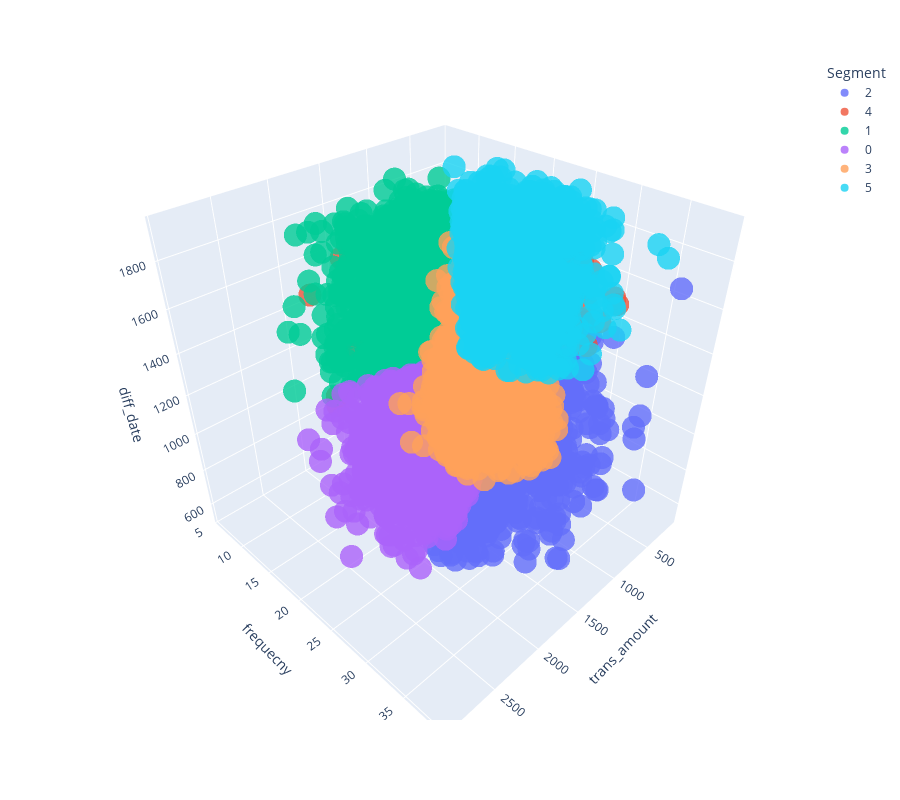

The code cell stored with this chart in its notebook:
### Markdown cell above
Although you can use static 3d-scatter plot to visualize 3 dimension data, I recommend to use interactive plot using plotly. Note that plotly require javascript, it might not work in github page or other static document. If that is the case, import plotly visualisation to static image using `fig.show('svg')`.

### Code cell
X['Segment'] = list(map(str, Segment))
fig = px.scatter_3d(X, x='trans_amount', y='frequecny', z='diff_date', color='Segment',
                   opacity = 0.8, height=800)
fig.show() # to show as static image: fig.show('svg')

### Figure 1 — Plotly figure (JSON) as saved in the notebook; plotly's stock layout.template omitted (floating-point values rounded to 4 significant figures; data arrays with more than 128 entries replaced by an {"elided": "..."} marker saying what was removed)
{"data": [{"hovertemplate": "Segment=2<br>trans_amount=%{x}<br>frequecny=%{y}<br>diff_date=%{z}<extra></extra>", "legendgroup": "2", "marker": {"color": "#636efa", "opacity": 0.8, "symbol": "circle"}, "mode": "markers", "name": "2", "scene": "scene", "showlegend": true, "type": "scatter3d", "x": {"elided": "973 int values"}, "y": {"elided": "973 int values"}, "z": {"elided": "973 int values"}}, {"hovertemplate": "Segment=4<br>trans_amount=%{x}<br>frequecny=%{y}<br>diff_date=%{z}<extra></extra>", "legendgroup": "4", "marker": {"color": "#EF553B", "opacity": 0.8, "symbol": "circle"}, "mode": "markers", "name": "4", "scene": "scene", "showlegend": true, "type": "scatter3d", "x": {"elided": "1192 int values"}, "y": {"elided": "1192 int values"}, "z": {"elided": "1192 int values"}}, {"hovertemplate": "Segment=1<br>trans_amount=%{x}<br>frequecny=%{y}<br>diff_date=%{z}<extra></extra>", "legendgroup": "1", "marker": {"color": "#00cc96", "opacity": 0.8, "symbol": "circle"}, "mode": "markers", "name": "1", "scene": "scene", "showlegend": true, "type": "scatter3d", "x": {"elided": "1164 int values"}, "y": {"elided": "1164 int values"}, "z": {"elided": "1164 int values"}}, {"hovertemplate": "Segment=0<br>trans_amount=%{x}<br>frequecny=%{y}<br>diff_date=%{z}<extra></extra>", "legendgroup": "0", "marker": {"color": "#ab63fa", "opacity": 0.8, "symbol": "circle"}, "mode": "markers", "name": "0", "scene": "scene", "showlegend": true, "type": "scatter3d", "x": {"elided": "1369 int values"}, "y": {"elided": "1369 int values"}, "z": {"elided": "1369 int values"}}, {"hovertemplate": "Segment=3<br>trans_amount=%{x}<br>frequecny=%{y}<br>diff_date=%{z}<extra></extra>", "legendgroup": "3", "marker": {"color": "#FFA15A", "opacity": 0.8, "symbol": "circle"}, "mode": "markers", "name": "3", "scene": "scene", "showlegend": true, "type": "scatter3d", "x": {"elided": "1068 int values"}, "y": {"elided": "1068 int values"}, "z": {"elided": "1068 int values"}}, {"hovertemplate": "Segment=5<br>trans_amount=%{x}<br>frequecny=%{y}<br>diff_date=%{z}<extra></extra>", "legendgroup": "5", "marker": {"color": "#19d3f3", "opacity": 0.8, "symbol": "circle"}, "mode": "markers", "name": "5", "scene": "scene", "showlegend": true, "type": "scatter3d", "x": {"elided": "1123 int values"}, "y": {"elided": "1123 int values"}, "z": {"elided": "1123 int values"}}], "layout": {"height": 800, "legend": {"title": {"text": "Segment"}, "tracegroupgap": 0}, "margin": {"t": 60}, "scene": {"domain": {"x": [0, 1], "y": [0, 1]}, "xaxis": {"title": {"text": "trans_amount"}}, "yaxis": {"title": {"text": "frequecny"}}, "zaxis": {"title": {"text": "diff_date"}}}}}
